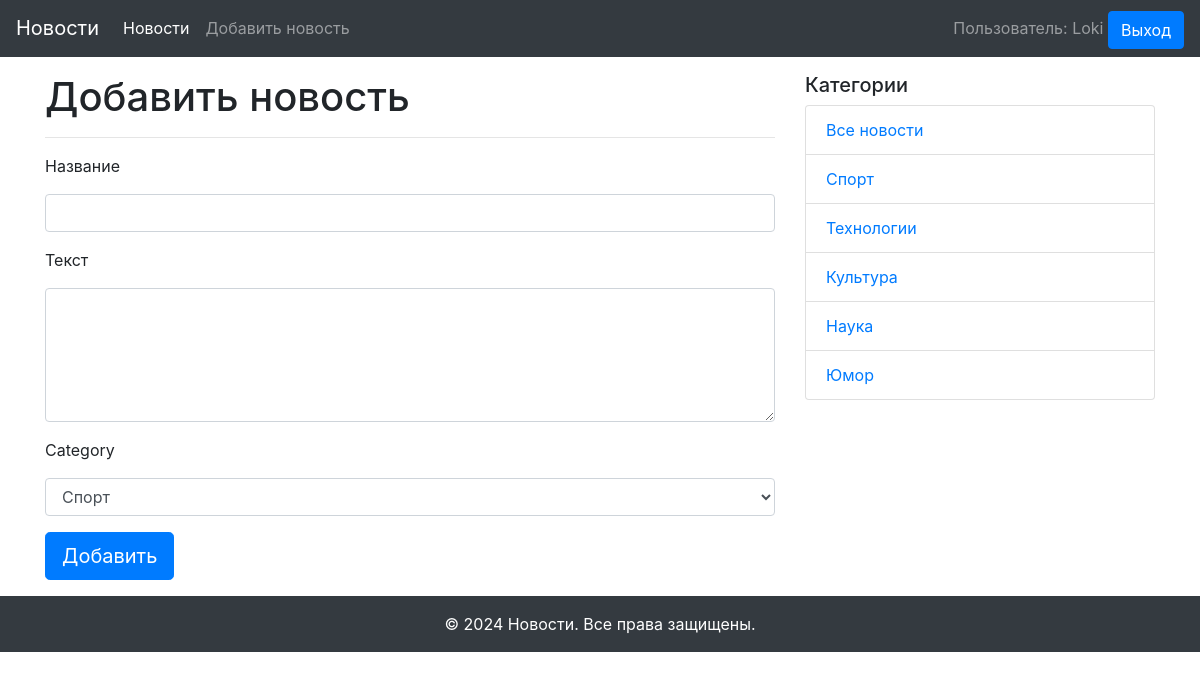
The page /add_news (signed in) on the database its author committed.
### models.py (models this page shows, shortened)
class User(db.Model, UserMixin):
    id = db.Column(db.Integer, primary_key=True)
    name = db.Column(db.String(100))
    username= db.Column(db.String(50),unique=True, nullable=False)
    email =db.Column(db.String(100),unique=True, nullable=False)
    password_hash= db.Column(db.String(100), nullable=False)
    created_on = db.Column(db.DateTime, default=datetime.utcnow)
    news = db.relationship("News",back_populates="user")

class Category(db.Model):
    id = db.Column(db.Integer, primary_key=True)
    title = db.Column(db.String(255), nullable=False)
    news = db.relationship('News', back_populates='category')

### views.py (the view, shortened to what this page needs)
@app.route('/add_news', methods=['GET', 'POST'])
@login_required
def add_news():
    form = NewsForm()
    categories = Category.query.all()
    return render_template('add_news.html',
                           form=form,
                           categories=categories)

### forms.py
class NewsForm(FlaskForm):
    title = StringField(
        'Название',
        validators=[DataRequired(message="Поле не должно быть пустым"),
                    Length(max=255, message='Введите заголовок длиной до 255 символов')]
    )
    text = TextAreaField(
        'Текст',
        validators=[DataRequired(message="Поле не должно быть пустым")])
    category = SelectField(choices=get_categories())
    submit = SubmitField('Добавить')

### models.py (called while the page is built)
@login_manager.user_loader
def load_user(user_id):
    return User.query.get(user_id)

### templates/add_news.html (shortened to what this page needs)
{% extends "base.html" %}
{% block content %}
  <h1>Добавить новость</h1>
  <hr>
  <form method="POST" action="" novalidate>
      <div class="form-group">
        <label >
          {{ form.title.label }}
        </label>
        {{ form.title(class="form-control") }}
      </div>
      <div class="form-group">
        <label >
          {{ form.text.label }}
        </label>
        {{ form.text(class="form-control", rows="5") }}
      </div>
      <div class="form-group">
        <label >
          {{ form.category.label }}
        </label>
        {{ form.category(class="form-control") }}
      </div>
    {{ form.submit(class="btn btn-primary btn-lg") }}
  </form>
{% endblock content %}

### templates/navigation.html (shortened to what this page needs)
<nav class="navbar navbar-expand-md navbar-dark bg-dark">
  <a class="navbar-brand" href="{{ url_for('index') }}">Новости</a>
  <div class="collapse navbar-collapse" id="navbarNav">
    <div class="mr-auto">
      <ul class="navbar-nav">
        <li class="nav-item active">
          <a class="nav-link" href="{{ url_for('index') }}">Новости</a>
        </li>
        <li class="nav-item">
          <a class="nav-link" href="{{ url_for('add_news') }}">Добавить новость</a>
        </li>
      </ul>
    </div>
    <div>
      {% if not current_user.is_authenticated %}
        <a class="btn btn-outline-primary" href="{{ url_for('login') }}">Вход</a>
        <a class="btn btn-primary" href="{{ url_for('registration') }}">Регистрация</a>
      {% else %}
        <span class="navbar-text">Пользователь: {{ current_user.name }}</span>
        <a class="btn btn-primary" href="{{ url_for('logout') }}">Выход</a>
      {% endif %}
    </div>
  </div>
</nav>

### templates/side_navigation.html
<div class="col-md-4">
  <h5>Категории</h5>
  <ul class="list-group">
    <li class="list-group-item"><a href="{{ url_for('index') }}">Все новости</a></li>
    {% for category in categories %}
      <li class="list-group-item"><a href="{{ url_for('news_in_category', id=category.id) }}">{{ category.title }}</a></li>
    {% endfor %}
  </ul>
</div>

### rows shown on the page
User: name "Loki"
Category: title "Спорт"
Category: title "Технологии"
Category: title "Культура"
Category: title "Наука"
Category: title "Юмор"
